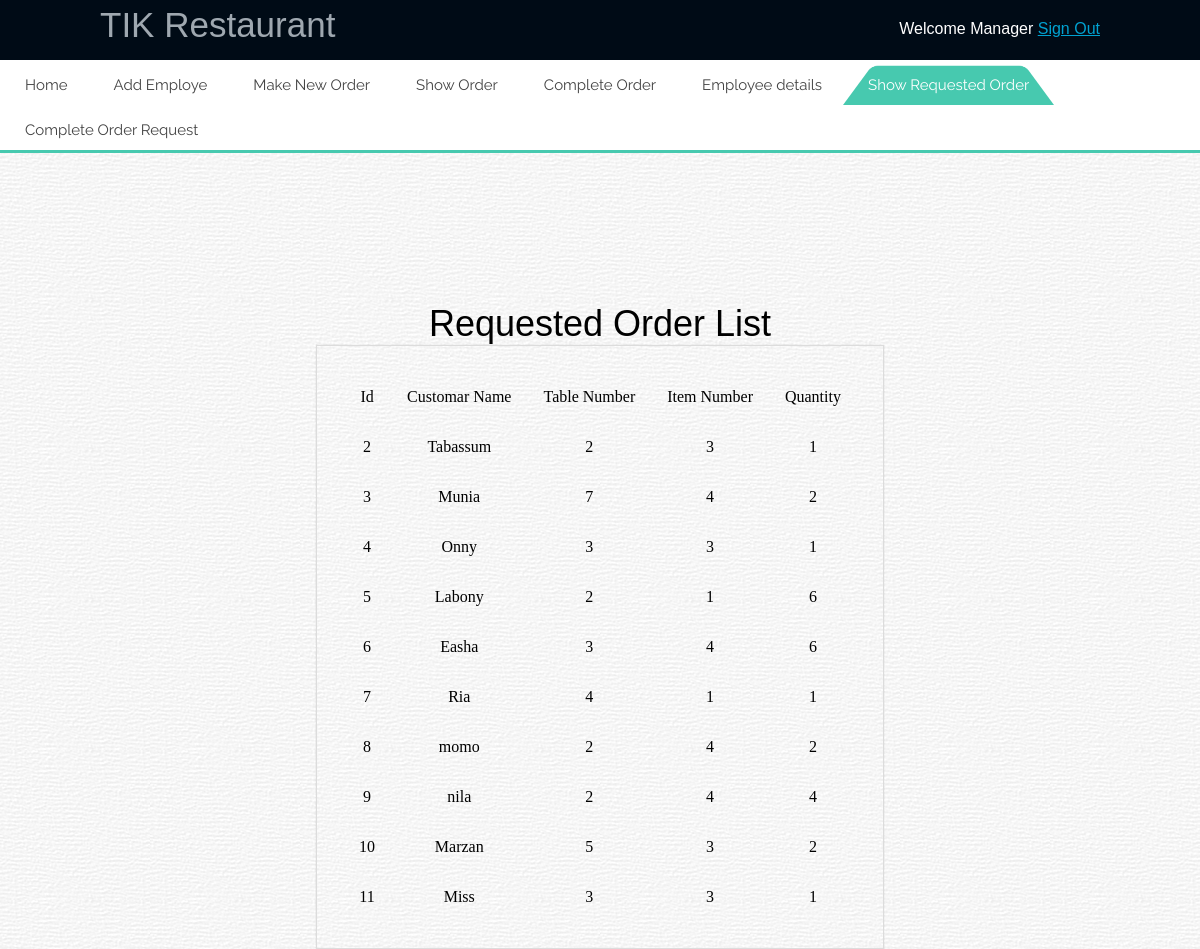
Page /requestedorder.php (signed in) on the committed database.
### tables this page shows
CREATE TABLE IF NOT EXISTS `users` (
`user_id` int(5) NOT NULL,
  `user_name` varchar(25) NOT NULL,
  `user_email` varchar(35) NOT NULL,
  `user_pass` varchar(50) NOT NULL,
  `designation` int(5) NOT NULL,
  `chefavlinfo` int(5) NOT NULL,
  `waiteravlinfo` int(5) NOT NULL,
  `total_order` int(11) NOT NULL
);

CREATE TABLE IF NOT EXISTS `ordertableofcustomer` (
`id` int(11) NOT NULL,
  `name` varchar(255) NOT NULL,
  `tableno` varchar(255) NOT NULL,
  `itemno` varchar(255) NOT NULL,
  `quantity` varchar(255) NOT NULL
);

### requestedorder.php (the view, shortened to what this page needs)
 <?php
 include_once 'dbconnect.php';
 $res=mysqli_query($con,"SELECT * FROM users WHERE user_id=".$_SESSION['user']);
 $userRow=mysqli_fetch_array($res);
 ?>
 <!DOCTYPE html >
<html >
<head>
<link rel="stylesheet" href="style.css" type="text/css" />
<link rel="stylesheet" href="styles.css">
</head>
<body background="pic/70276-vintage-background.png">
 <div id="header">
         <div id="left">
            <label>TIK Restaurant</label>
         </div>
         <div id="right">
            <div id="content">
               Welcome <?php echo $userRow['user_name']; ?>&nbsp;<a href="logout.php?logout">Sign Out</a>
            </div>
         </div>
      </div>
      <div id='cssmenu'>
      <ul>
         <li><a href='admin.php'>Home</a></li>
         <li><a href='register.php'>Add Employe</a></li>
         <li><a href='makeorder.php'>Make New Order</a></li>
         <li><a href='showorder.php'>Show Order</a></li>
         <li><a href='makecomplete.php'>Complete Order</a></li>
         <li><a href='employee.php'>Employee details</a></li>
		 <li class='active'><a href='requestedorder.php'>Show Requested Order</a></li>
		  <li><a href='requestfromemployee.php'>Complete Order Request</a></li>
      </ul>
    </div>
<?php
$query=mysqli_query($con,"SELECT * FROM ordertableofcustomer") or die(mysql_error());
if(mysqli_num_rows($query)>0):
?>
<tr>
         <div id="body">
            <a>Requested Order List</a>
         </div>
      </tr>
      <form method="post">
<center>
<table>
<center>
  <tr>
    <td align="center">Id</td>
    <td align="center">Customar Name</td>
    <td align="center">Table Number</td>
    <td align="center">Item Number</td>
    <td align="center">Quantity</td>
  </tr>
  <?php
  while($row=mysqli_fetch_object($query)):?>
  <tr>
    <td align="center"><?php echo $row->id;?></td>
    <td align="center"><?php echo $row->name; ?></td>
    <td align="center"><?php echo $row->tableno;?></td>
    <td align="center"><?php echo $row->itemno; ?></td>
    <td align="center"><?php echo $row->quantity; ?></td>
  <?php endwhile;?>
   </form>
<?php
else: ?>
<h3>No Results found.</h3>
<?php endif; ?>
</body>
</html>

### style.css (style rules this page uses)
* { margin:0; padding:0; }
table { border:solid #dcdcdc 1px; padding:25px; box-shadow: 0px 0px 1px rgba(0,0,0,0.2); }
table tr,td { padding:15px; //border:solid #e1e1e1 1px; }
* #header { width:100%; height:60px; background:rgba(00,11,22,33); color:#9fa8b0; font-family:Verdana, Geneva, sans-serif; }
#header #left { float:left; position:relative; }
#header #left label { position:relative; top:5px; left:100px; font-size:35px; }
#header #right { float:right; position:relative; }
#header #right #content { position:relative; top:20px; right:100px; color:#fff; }
#header #right #content a { color:#00a2d1; }
#body { text-align:center; margin-top:150px; font-family:Verdana, Geneva, sans-serif; font-size:36px; }

### styles.css (style rules this page uses)
#cssmenu, #cssmenu ul, #cssmenu ul li, #cssmenu ul li a { margin: 0; padding: 0; border: 0; list-style: none; line-height: 1; display: block; position: relative; -webkit-box-sizing: border-box; -moz-box-sizing: border-box; box-sizing: border-box; }
#cssmenu:after, #cssmenu > ul:after { content: "."; display: block; clear: both; visibility: hidden; line-height: 0; height: 0; }
#cssmenu { width: auto; border-bottom: 3px solid #47c9af; font-family: Raleway, sans-serif; line-height: 1; }
#cssmenu ul { background: #ffffff; }
#cssmenu > ul > li { float: left; }
#cssmenu > ul > li > a { z-index: 2; padding: 18px 25px 12px 25px; font-size: 15px; font-weight: 400; text-decoration: none; color: #444444; -webkit-transition: all .2s ease; -moz-transition: all .2s ease; -ms-transition: all .2s ease; -o-transition: all .2s ease; transition: all .2s ease; margin-right: -4px; }
#cssmenu > ul > li.active > a, #cssmenu > ul > li:hover > a, #cssmenu > ul > li > a:hover { color: #ffffff; }
#cssmenu > ul > li > a:after { position: absolute; left: 0; bottom: 0; right: 0; z-index: -1; width: 100%; height: 120%; border-top-left-radius: 8px; border-top-right-radius: 8px; content: ""; -webkit-transition: all .2s ease; -o-transition: all .2s ease; transition: all .2s ease; -webkit-transform: perspective(5px) rotateX(2deg); -webkit-transform-origin: bottom; -moz-transform: perspective(5px) rotateX(2deg); -moz-transform-origin: bottom; transform: perspective(5px) rotateX(2deg); transform-origin: bottom; }
#cssmenu > ul > li.active > a:after, #cssmenu > ul > li:hover > a:after, #cssmenu > ul > li > a:hover:after { background: #47c9af; }

### rows in the picture
users: user_name "Manager"
ordertableofcustomer: id "2", name "Tabassum", tableno "2", itemno "3", quantity "1"
ordertableofcustomer: id "3", name "Munia", tableno "7", itemno "4", quantity "2"
ordertableofcustomer: id "4", name "Onny", tableno "3", itemno "3", quantity "1"
ordertableofcustomer: id "5", name "Labony", tableno "2", itemno "1", quantity "6"
ordertableofcustomer: id "6", name "Easha", tableno "3", itemno "4", quantity "6"
ordertableofcustomer: id "7", name "Ria", tableno "4", itemno "1", quantity "1"
ordertableofcustomer: id "8", name "momo", tableno "2", itemno "4", quantity "2"
ordertableofcustomer: id "9", name "nila", tableno "2", itemno "4", quantity "4"
ordertableofcustomer: id "10", name "Marzan", tableno "5", itemno "3", quantity "2"
ordertableofcustomer: id "11", name "Miss", tableno "3", itemno "3", quantity "1"
